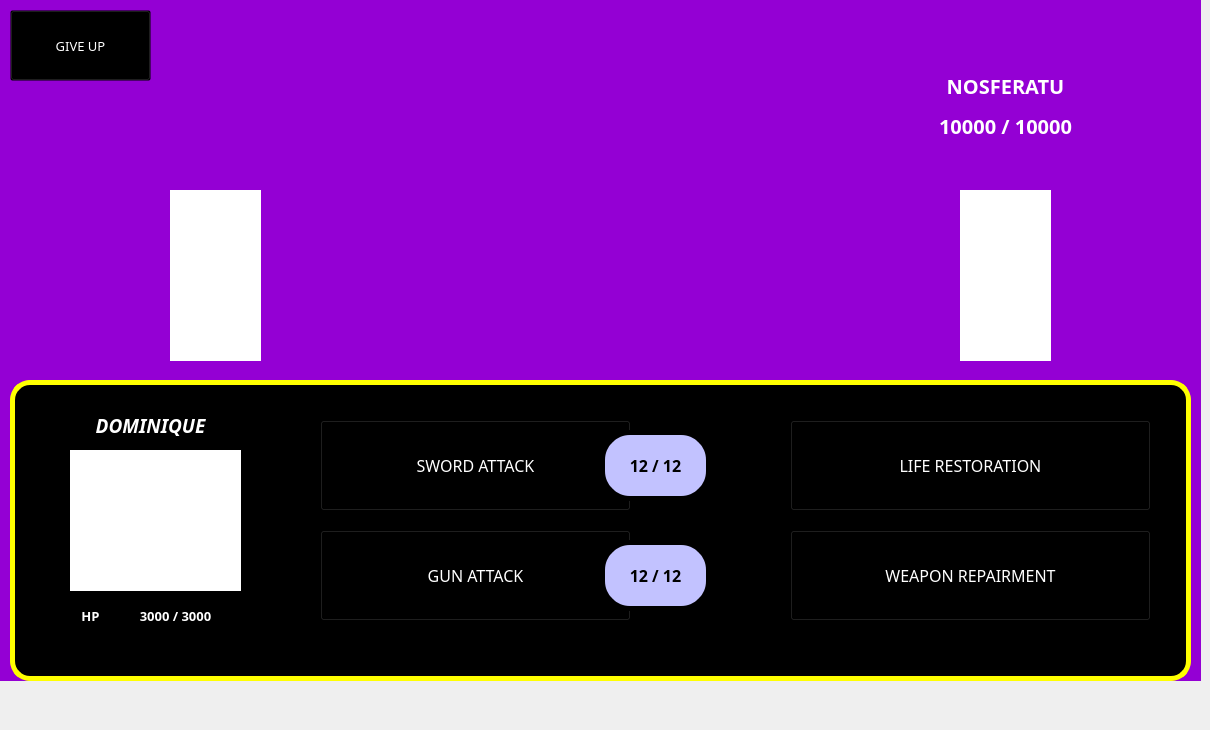
    <widget class="QWidget" name="page_3">
     <widget class="QLabel" name="Background3">
      <property name="geometry">
       <rect>
        <x>0</x>
        <y>-40</y>
        <width>1201</width>
        <height>721</height>
       </rect>
      </property>
      <property name="styleSheet">
       <string notr="true">background-color: rgb(148, 0, 212)</string>
      </property>
      <property name="text">
       <string/>
      </property>
      <property name="textFormat">
       <enum>Qt::TextFormat::RichText</enum>
      </property>
     </widget>
     <widget class="QLabel" name="Player">
      <property name="geometry">
       <rect>
        <x>170</x>
        <y>190</y>
        <width>91</width>
        <height>171</height>
       </rect>
      </property>
      <property name="styleSheet">
       <string notr="true">background-color:rgb(255, 255, 255)</string>
      </property>
      <property name="text">
       <string/>
      </property>
      <property name="textFormat">
       <enum>Qt::TextFormat::RichText</enum>
      </property>
     </widget>
     <widget class="QLabel" name="Enemy">
      <property name="geometry">
       <rect>
        <x>960</x>
        <y>190</y>
        <width>91</width>
        <height>171</height>
       </rect>
      </property>
      <property name="styleSheet">
       <string notr="true">background-color:rgb(255, 255, 255)</string>
      </property>
      <property name="text">
       <string/>
      </property>
      <property name="textFormat">
       <enum>Qt::TextFormat::RichText</enum>
      </property>
     </widget>
     <widget class="QPushButton" name="SwordAttack">
      <property name="geometry">
       <rect>
        <x>320</x>
        <y>420</y>
        <width>311</width>
        <height>91</height>
       </rect>
      </property>
      <property name="font">
       <font>
        <family>Lucida Bright</family>
        <pointsize>12</pointsize>
        <italic>false</italic>
        <bold>false</bold>
       </font>
      </property>
      <property name="styleSheet">
       <string notr="true">QPushButton {
	background-color: transparent;
	border-image: url(:/Images/Buttons/menubutton.png);
	background-repeat: none;
	color: white;
}

QPushButton:hover {
	border-image: url(:/Images/Buttons/menu-button-focus.png);
    font-size: 20px;
}

QPushButton:disabled {
	border-image: url(:/Images/Buttons/menubutton-transparent.png);
	text-decoration: line-through;
	color: rgba(255, 255, 255, 100);
}
</string>
      </property>
      <property name="text">
       <string>SWORD ATTACK</string>
      </property>
     </widget>
     <widget class="QPushButton" name="GunAttack">
      <property name="geometry">
       <rect>
        <x>320</x>
        <y>530</y>
        <width>311</width>
        <height>91</height>
       </rect>
      </property>
      <property name="font">
       <font>
        <family>Lucida Bright</family>
        <pointsize>12</pointsize>
        <bold>false</bold>
        <kerning>true</kerning>
       </font>
      </property>
      <property name="styleSheet">
       <string notr="true">QPushButton {
	background-color: transparent;
	border-image: url(:/Images/Buttons/menubutton.png);
	background-repeat: none;
	color: white;
}

QPushButton:hover {
	border-image: url(:/Images/Buttons/menu-button-focus.png);
    font-size: 20px;
}

QPushButton:disabled {
	border-image: url(:/Images/Buttons/menubutton-transparent.png);
	text-decoration: line-through;
	color: rgba(255, 255, 255, 100);
}</string>
      </property>
      <property name="text">
       <string>GUN ATTACK</string>
      </property>
     </widget>
     <widget class="QPushButton" name="WeaponRepairment">
      <property name="geometry">
       <rect>
        <x>790</x>
        <y>530</y>
        <width>361</width>
        <height>91</height>
       </rect>
      </property>
      <property name="font">
       <font>
        <family>Lucida Bright</family>
        <pointsize>12</pointsize>
       </font>
      </property>
      <property name="styleSheet">
       <string notr="true">QPushButton {
	background-color: transparent;
	border-image: url(:/Images/Buttons/menubutton.png);
	background-repeat: none;
	color: white;
}

QPushButton:hover {
	border-image: url(:/Images/Buttons/menu-button-focus.png);
    font-size: 20px;
}</string>
      </property>
      <property name="text">
       <string>WEAPON REPAIRMENT</string>
      </property>
     </widget>
     <widget class="QPushButton" name="LifeRestoration">
      <property name="geometry">
       <rect>
        <x>790</x>
        <y>420</y>
        <width>361</width>
        <height>91</height>
       </rect>
      </property>
      <property name="font">
       <font>
        <family>Lucida Bright</family>
        <pointsize>12</pointsize>
       </font>
      </property>
      <property name="styleSheet">
       <string notr="true">QPushButton {
	background-color: transparent;
	border-image: url(:/Images/Buttons/menubutton.png);
	background-repeat: none;
	color: white;
}

QPushButton:hover {
	border-image: url(:/Images/Buttons/menu-button-focus.png);
    font-size: 20px;
}</string>
      </property>
      <property name="text">
       <string>LIFE RESTORATION</string>
      </property>
     </widget>
     <widget class="QLabel" name="CommandGUI">
      <property name="geometry">
       <rect>
        <x>10</x>
        <y>380</y>
        <width>1181</width>
        <height>301</height>
       </rect>
      </property>
      <property name="autoFillBackground">
       <bool>false</bool>
      </property>
      <property name="styleSheet">
       <string notr="true">background-color:rgb(0, 0, 0);
border-width: 5px;
border-style: solid;
border-color: yellow;
border-radius: 20px 20px 20px 20px;</string>
      </property>
      <property name="text">
       <string/>
      </property>
      <property name="textFormat">
       <enum>Qt::TextFormat::RichText</enum>
      </property>
      <property name="scaledContents">
       <bool>true</bool>
      </property>
     </widget>
     <widget class="QLabel" name="PlayerIcon">
      <property name="geometry">
       <rect>
        <x>70</x>
        <y>450</y>
        <width>171</width>
        <height>141</height>
       </rect>
      </property>
      <property name="styleSheet">
       <string notr="true">background-color: rgb(255, 255, 255)</string>
      </property>
      <property name="text">
       <string/>
      </property>
     </widget>
     <widget class="QLabel" name="SwordStatus">
      <property name="geometry">
       <rect>
        <x>600</x>
        <y>430</y>
        <width>111</width>
        <height>71</height>
       </rect>
      </property>
      <property name="font">
       <font>
        <family>Lucida Bright</family>
        <pointsize>12</pointsize>
        <bold>true</bold>
       </font>
      </property>
      <property name="styleSheet">
       <string notr="true">border-width: 5px;
border-style:solid;
border-radius: 30px 30px 30px 30px;
background-color: rgb(194, 194, 255);</string>
      </property>
      <property name="text">
       <string>12 / 12</string>
      </property>
      <property name="alignment">
       <set>Qt::AlignmentFlag::AlignCenter</set>
      </property>
     </widget>
     <widget class="QLabel" name="GunStatus">
      <property name="geometry">
       <rect>
        <x>600</x>
        <y>540</y>
        <width>111</width>
        <height>71</height>
       </rect>
      </property>
      <property name="font">
       <font>
        <family>Lucida Bright</family>
        <pointsize>12</pointsize>
        <bold>true</bold>
       </font>
      </property>
      <property name="styleSheet">
       <string notr="true">border-width: 5px;
border-style:solid;
border-radius: 30px 30px 30px 30px;
background-color: rgb(194, 194, 255);</string>
      </property>
      <property name="text">
       <string>12 / 12</string>
      </property>
      <property name="alignment">
       <set>Qt::AlignmentFlag::AlignCenter</set>
      </property>
     </widget>
     <widget class="QLabel" name="PlayerNameText">
      <property name="geometry">
       <rect>
        <x>30</x>
        <y>410</y>
        <width>241</width>
        <height>31</height>
       </rect>
      </property>
      <property name="font">
       <font>
        <family>Lucida Calligraphy</family>
        <pointsize>14</pointsize>
        <italic>true</italic>
        <bold>true</bold>
       </font>
      </property>
      <property name="styleSheet">
       <string notr="true">color:white;</string>
      </property>
      <property name="text">
       <string>DOMINIQUE</string>
      </property>
      <property name="textFormat">
       <enum>Qt::TextFormat::MarkdownText</enum>
      </property>
      <property name="alignment">
       <set>Qt::AlignmentFlag::AlignCenter</set>
      </property>
     </widget>
     <widget class="QLabel" name="PlayerHP">
      <property name="geometry">
       <rect>
        <x>110</x>
        <y>600</y>
        <width>131</width>
        <height>31</height>
       </rect>
      </property>
      <property name="font">
       <font>
        <family>Lucida Bright</family>
        <pointsize>10</pointsize>
        <bold>true</bold>
       </font>
      </property>
      <property name="styleSheet">
       <string notr="true">color: white;</string>
      </property>
      <property name="text">
       <string>3000 / 3000</string>
      </property>
      <property name="alignment">
       <set>Qt::AlignmentFlag::AlignCenter</set>
      </property>
     </widget>
     <widget class="QLabel" name="EnemyName">
      <property name="geometry">
       <rect>
        <x>920</x>
        <y>60</y>
        <width>171</width>
        <height>51</height>
       </rect>
      </property>
      <property name="font">
       <font>
        <family>Lucida Bright</family>
        <pointsize>15</pointsize>
        <bold>true</bold>
       </font>
      </property>
      <property name="styleSheet">
       <string notr="true">color:white;</string>
      </property>
      <property name="text">
       <string>NOSFERATU</string>
      </property>
      <property name="alignment">
       <set>Qt::AlignmentFlag::AlignCenter</set>
      </property>
     </widget>
     <widget class="QLabel" name="EnemyHP">
      <property name="geometry">
       <rect>
        <x>900</x>
        <y>100</y>
        <width>211</width>
        <height>51</height>
       </rect>
      </property>
      <property name="font">
       <font>
        <family>Lucida Bright</family>
        <pointsize>15</pointsize>
        <bold>true</bold>
       </font>
      </property>
      <property name="styleSheet">
       <string notr="true">color:white;</string>
      </property>
      <property name="text">
       <string>10000 / 10000</string>
      </property>
      <property name="alignment">
       <set>Qt::AlignmentFlag::AlignCenter</set>
      </property>
     </widget>
     <widget class="QLabel" name="PlayerHPLabel">
      <property name="geometry">
       <rect>
        <x>70</x>
        <y>600</y>
        <width>41</width>
        <height>31</height>
       </rect>
      </property>
      <property name="font">
       <font>
        <family>Lucida Bright</family>
        <pointsize>10</pointsize>
        <bold>true</bold>
       </font>
      </property>
      <property name="styleSheet">
       <string notr="true">color: white;</string>
      </property>
      <property name="text">
       <string>HP</string>
      </property>
      <property name="alignment">
       <set>Qt::AlignmentFlag::AlignCenter</set>
      </property>
     </widget>
     <widget class="QPushButton" name="GiveUp">
      <property name="geometry">
       <rect>
        <x>10</x>
        <y>10</y>
        <width>141</width>
        <height>71</height>
       </rect>
      </property>
      <property name="font">
       <font>
        <family>Lucida Bright</family>
        <pointsize>10</pointsize>
        <italic>false</italic>
        <bold>false</bold>
       </font>
      </property>
      <property name="styleSheet">
       <string notr="true">QPushButton {
	background-color: transparent;
	border-image: url(:/Images/Buttons/menubutton.png);
	background-repeat: none;
	color: white;
}

QPushButton:hover {
	border-image: url(:/Images/Buttons/menu-button-focus.png);
    font-size: 15px;
}
</string>
      </property>
      <property name="text">
       <string>GIVE UP</string>
      </property>
     </widget>
     <zorder>Background3</zorder>
     <zorder>CommandGUI</zorder>
     <zorder>Player</zorder>
     <zorder>Enemy</zorder>
     <zorder>SwordAttack</zorder>
     <zorder>GunAttack</zorder>
     <zorder>WeaponRepairment</zorder>
     <zorder>LifeRestoration</zorder>
     <zorder>PlayerIcon</zorder>
     <zorder>SwordStatus</zorder>
     <zorder>GunStatus</zorder>
     <zorder>PlayerNameText</zorder>
     <zorder>PlayerHP</zorder>
     <zorder>EnemyName</zorder>
     <zorder>EnemyHP</zorder>
     <zorder>PlayerHPLabel</zorder>
     <zorder>GiveUp</zorder>
    </widget>
